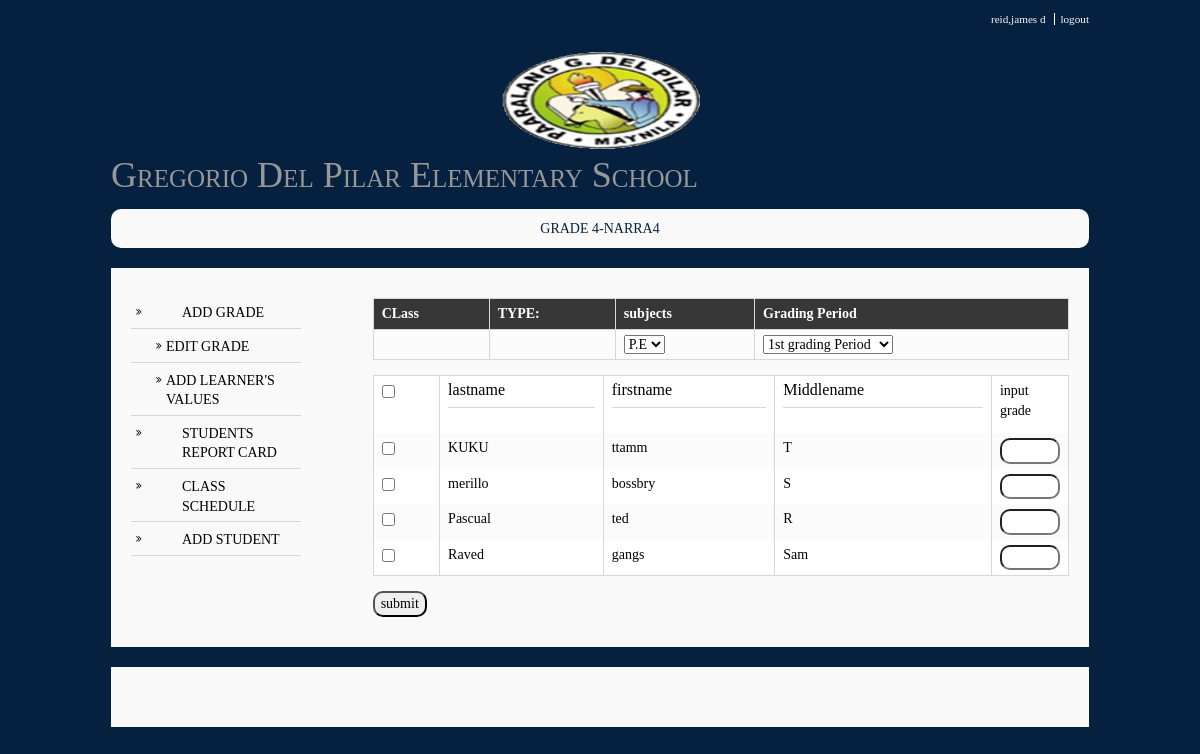
Before: /class.php (signed in) with the older database file.
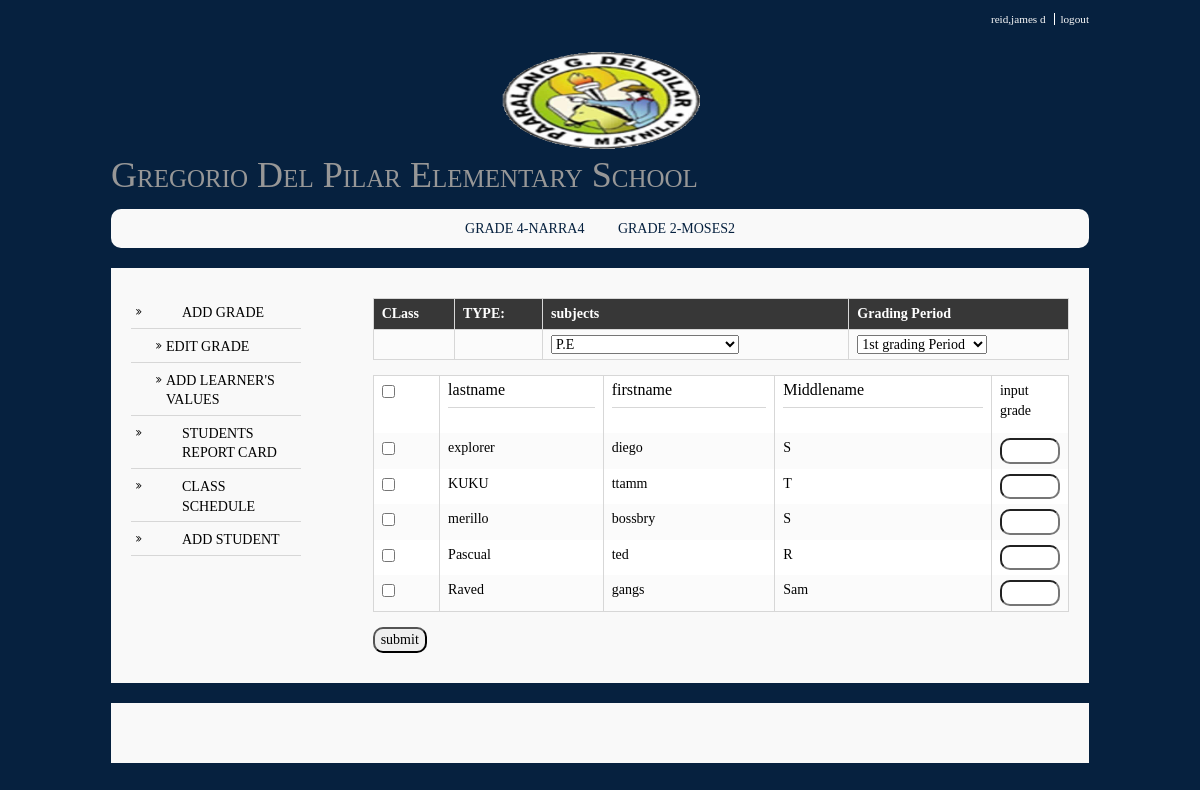
After: the same page with the newer database file.
### tables this page shows
CREATE TABLE `studentinfo` (
  `studno` varchar(50) NOT NULL,
  `lname` varchar(50) NOT NULL,
  `fname` varchar(50) NOT NULL,
  `mname` varchar(255) NOT NULL,
  `suffix` varchar(255) NOT NULL,
  `bdate` date NOT NULL,
  `age` varchar(255) NOT NULL,
  `gender` varchar(50) NOT NULL,
  `address` varchar(50) NOT NULL,
  `fathername` varchar(50) NOT NULL,
  `mothername` varchar(50) NOT NULL,
  `b_certificate` varchar(20) NOT NULL
);

### class.php (the view, shortened to what the changed rows need)
<?php
require_once "required_files.php";
require_once ("functions/functions.php");
 $teachers_id = $_SESSION["teachers_id"];
 $grade_level = $_GET["g"];
  $t_type = $_GET["t"];
           $query = "SELECT distinct glevel_section,type_of_teacher FROM teachers_class where teachers_id LIKE '%$teachers_id%' ";
           $result = mysqli_query($connect, $query);
                  $query1="SELECT DISTINCT  SI.studno, SI.lname, SI.fname, SI.mname,SR.school_year
                            FROM studentinfo SI, student_record SR, teachers_class TC
                            WHERE SI.studno = SR.studno
                            AND   TC.glevel_section = (SELECT DISTINCT CONCAT(SR.grade_level, '-', SR.section) FROM student_record)
                          AND   TC.teachers_id LIKE '%$teachers_id%'
                          AND TC.glevel_section LIKE '%$grade_level%'
                            AND SR.school_year = TC.school_year
                           ORDER by SI.lname ASC ";
           $result1 = mysqli_query($connect, $query1);
?>
<!DOCTYPE html>
  <html>
 <head>
 <link rel="stylesheet" type="text/css" href="js/bootstrap.css">
<?php
 echo layout();
?>
<div class="wrapper row2">
  <div class="rounded">
    <nav id="mainav" class="clear">
          <ul class="clear">
                  <?php  while ($row= mysqli_fetch_assoc($result)){?>
                  <li><a href="class_handled.php?g=<?php echo $_SESSION['glevel_section'];?>&t=<?php echo $_SESSION['t_type'];?>"><?php echo $_SESSION['glevel_section'];  ?></a></li>
                 <?php }?>
                </ul>
    </nav>
  </div>
</div>
<div class="wrapper row3">
  <div class="rounded">
    <main class="container clear">
                  <div id="content" class="three_quarter">
                  <form action="add_grade.php?d=<?php echo $grade_level; ?>&t=<?php echo $t_type; ?>" method="POST">
                    <div id="class">
                 <table id="table_grades" >
                  <tr><th >CLass</th><th>TYPE:</th><th>subjects</th><th>Grading Period</th></tr>
                    </table>
                 <table>
                  <?php  while ($row= mysqli_fetch_array($result1, MYSQLI_ASSOC)){
                    $sy= $row['school_year'] ?>
                  <tr>
                  <td><input name="check[]"
                   type="checkbox" class="optionsCheckbox" value="<?php echo $row['studno']; ?>"> </td>
                  <td> <?php echo $row['lname']; ?></td>
                  <td> <?php echo $row['fname']; ?></td>
                  <td> <?php echo $row['mname']; ?></td>
                  <td><input type="text" name="grades[]" id ="grades" style="width: 60px;" pattern="[0-9]{2}"> </td>
                   </tr>
                  <?php }?>
                  </div>
             </form>
             </div>
    </main>
  </div>
  </div>
 </body>
</html>

Changed rows visible on the page:
added studentinfo: lname "explorer", fname "diego", mname "S"
Other visible differences:
new list line: "GRADE 2-MOSES2"
